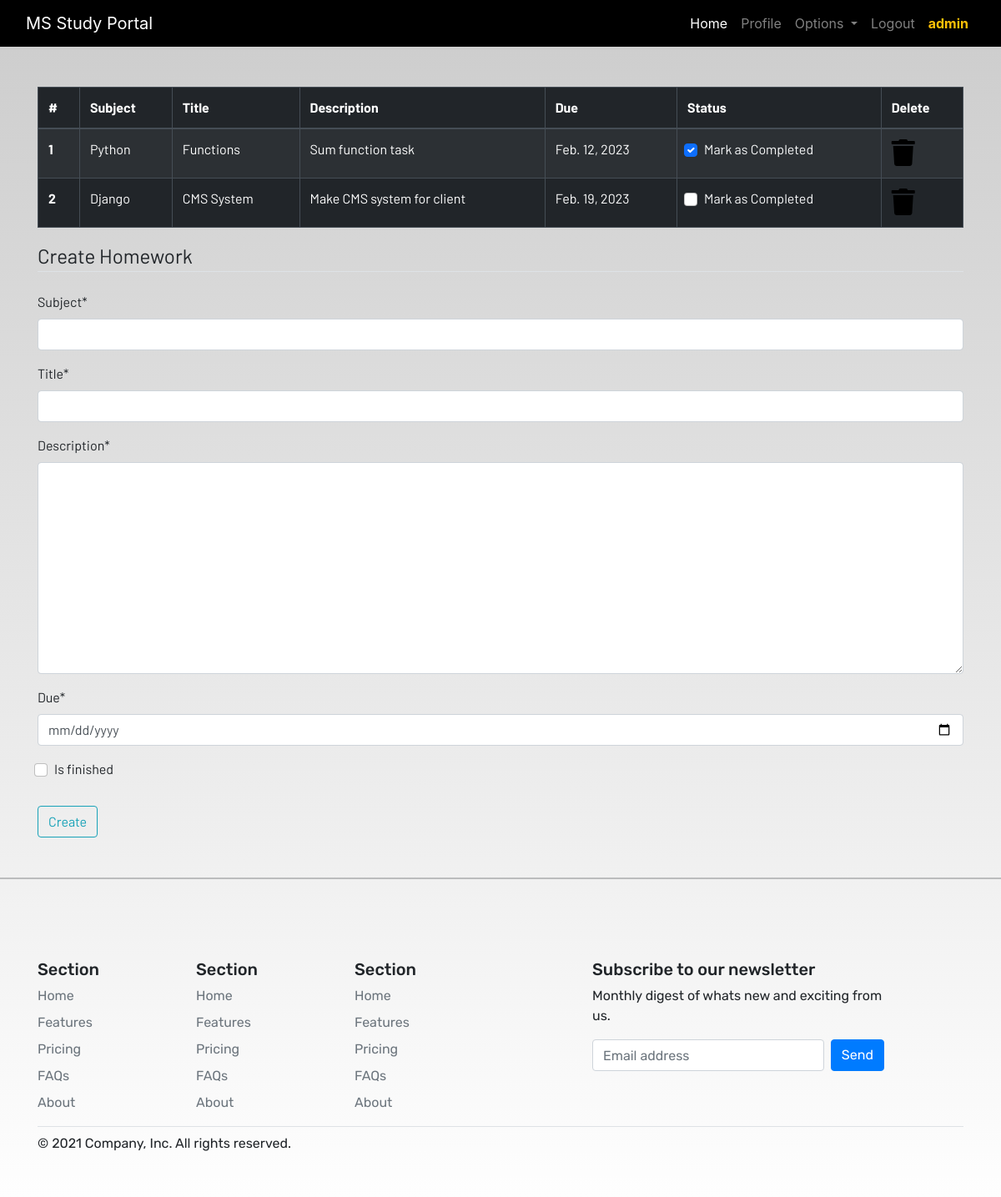
Screenshot of /homework/ (signed in) with the database file from the repository.
### dashboard/models.py (models this page shows, shortened)
class Homework(models.Model):
    user = models.ForeignKey(User, on_delete=models.CASCADE)
    subject = models.CharField(max_length=50)
    title = models.CharField(max_length=100)
    description = models.TextField()
    due = models.DateField()
    is_finished = models.BooleanField(default=False)

### dashboard/views.py (the view)
# urls.py: path('homework/', views.homework, name='homework'),
@login_required
def homework(request):
    if request.method=='POST':
        form = HomeworkForm(request.POST)
        if form.is_valid():
            try:
                finished = request.POST['is_finished']
                if finished == 'on':
                    finished = True
                else:
                    finished = False
            except:
                finished = False
            subject = form.cleaned_data['subject']
            title = form.cleaned_data['title']
            description = form.cleaned_data['description']
            due = form.cleaned_data['due']
            is_finished = form.cleaned_data['is_finished']
            s = Homework(user=request.user, subject=subject, title=title, description=description, due=due, is_finished=is_finished )
            s.save()
            messages.success(request, f'''Homework added from '{request.user}' successfully!''')
            form = HomeworkForm()
    else:
        form = HomeworkForm()
    homeworks = Homework.objects.filter(user=request.user)
    if len(homeworks) == 0:
        homework_done = True
    else:
        homework_done = False
    context = {'homeworks':homeworks, 'homework_done':homework_done, "form":form}
    return render(request, 'dashboard/homework.html',context)

### dashboard/forms.py
class HomeworkForm(forms.ModelForm):
    class Meta:
        model = Homework
        widgets = {'due': DateInput()}
        fields = ("subject", "title", "description", "due", "is_finished")

### dashboard/templates/dashboard/homework.html (shortened to what this page needs)
{% extends 'dashboard/base.html' %}
{% load static %}
{% load crispy_forms_tags %}
{% block content %}
<div class="container">
    {% if not homework_done %}
    <table class="table table-striped table-bordered table-hover table-dark">
        <thead>
            <tr>
                <th scope="col">#</th>
                <th scope="col">Subject</th>
                <th scope="col">Title</th>
                <th scope="col">Description</th>
                <th scope="col">Due</th>
                <th scope="col">Status</th>
                <th scope="col">Delete</th>
            </tr>
        </thead>
        <tbody>
            {% for homework in homeworks %}
                <tr>
                    <th scope="row">{{forloop.counter}}</th>
                    <td>{{homework.subject}}</td>
                    <td>{{homework.title}}</td>
                    <td>{{homework.description}}</td>
                    <td>{{homework.due}}</td>
                    <td>
                        <a href="{% url 'update-homework' homework.id %}">
                            <div class="form-check">
                                {% if homework.is_finished == True %}
                                    <input class="form-check-input" type="checkbox" value="" checked >
                                {% else %}
                                <input class="form-check-input" type="checkbox" value="" >
                                {% endif %}
                                <label class="form-check-label text-light" for="flexCheckDefault">
                                    Mark as Completed
                                </label>
                            </div>
                        </a>
                    </td>
                    <td>
                        <a href="{% url 'delete-homework' homework.id %}"><i class="fa fa-trash fa-2x"></i></a></td>
                </tr>
            {% endfor %}
        </tbody>
    </table>
    {% else %}
    <h4>All homeworks are completed!! Create to have more!!</h4>
    {% endif %}
</div>
<div class=" container">
    <form method="POST">
        <fieldset class="form-group">
            <legend class="border-bottom mb-4">Create Homework</legend>
            {{form|crispy}}
        </fieldset>
        <div class="form-group">
            <button href="" class="btn btn-outline-info" type="submit">
                Create
            </button>
        </div>
    </form>
</div>
{% endblock content %}

### dashboard/templates/dashboard/base.html (shortened to what this page needs)
<!DOCTYPE html>
{% load static %}
<html lang="en">
<head>
  <link href="https://cdn.jsdelivr.net/npm/bootstrap@5.1.3/dist/css/bootstrap.min.css" rel="stylesheet">
  <link rel="stylesheet" href="https://stackpath.bootstrapcdn.com/bootstrap/4.3.1/css/bootstrap.min.css"
 />
  <link rel="stylesheet" href="https://use.fontawesome.com/releases/v5.7.2/css/all.css"
 />
  <link rel="stylesheet" href="{% static 'css/main.css' %}" />
</head>
<body>
  <header>
    <nav class="navbar navbar-expand-lg navbar-dark bg-dark">
      <div class="container-fluid">
        <a class="navbar-brand" href="/">MS Study Portal</a>
        <div class="collapse navbar-collapse justify-content-end" id="navbarSupportedContent">
          <ul class="navbar-nav mb-2 mb-lg-0">
            <li class="nav-item">
              <a class="nav-link active" aria-current="page" href="/">Home</a>
            </li>
            {% if request.user.is_authenticated %}
              <li class="nav-item">
                <a class="nav-link" href="{% url 'profile' %}">Profile</a>
              </li>
            {% endif %}
            <li class="nav-item dropdown">
              <a class="nav-link dropdown-toggle" href="#" id="navbarDropdown" role="button" data-toggle="dropdown"
                aria-haspopup="true" aria-expanded="false">
                Options
              </a>
            </li>
            {% if request.user.is_authenticated %}
              <li class="nav-item">
                <a class="nav-link" href="{% url 'logout' %}">Logout</a>
              </li>
              <li class="nav-item">
                <a class="nav-link text-warning"><b>{{user.username}}</b></a>
              </li>
              {% endif %}
          </ul>
        </div>
      </div>
    </nav>
  </header>
  <br /><br />
  <main>
    {% block content %}
    {% endblock content %}
    <div class="b-example-divider my-5">
      <hr>
    </div>
<div class="container">
  <footer class="py-5">
    <div class="row">
      <div class="col-2">
        <h5>Section</h5>
        <ul class="nav flex-column">
          <li class="nav-item mb-2"><a href="#" class="nav-link p-0 text-muted">Home</a></li>
          <li class="nav-item mb-2"><a href="#" class="nav-link p-0 text-muted">Features</a></li>
          <li class="nav-item mb-2"><a href="#" class="nav-link p-0 text-muted">Pricing</a></li>
          <li class="nav-item mb-2"><a href="#" class="nav-link p-0 text-muted">FAQs</a></li>
          <li class="nav-item mb-2"><a href="#" class="nav-link p-0 text-muted">About</a></li>
        </ul>
      </div>
      <div class="col-2">
        <h5>Section</h5>
        <ul class="nav flex-column">
          <li class="nav-item mb-2"><a href="#" class="nav-link p-0 text-muted">Home</a></li>
          <li class="nav-item mb-2"><a href="#" class="nav-link p-0 text-muted">Features</a></li>
          <li class="nav-item mb-2"><a href="#" class="nav-link p-0 text-muted">Pricing</a></li>
          <li class="nav-item mb-2"><a href="#" class="nav-link p-0 text-muted">FAQs</a></li>
          <li class="nav-item mb-2"><a href="#" class="nav-link p-0 text-muted">About</a></li>
        </ul>
      </div>
      <div class="col-2">
        <h5>Section</h5>
        <ul class="nav flex-column">
          <li class="nav-item mb-2"><a href="#" class="nav-link p-0 text-muted">Home</a></li>
          <li class="nav-item mb-2"><a href="#" class="nav-link p-0 text-muted">Features</a></li>
          <li class="nav-item mb-2"><a href="#" class="nav-link p-0 text-muted">Pricing</a></li>
          <li class="nav-item mb-2"><a href="#" class="nav-link p-0 text-muted">FAQs</a></li>
          <li class="nav-item mb-2"><a href="#" class="nav-link p-0 text-muted">About</a></li>
        </ul>
      </div>
      <div class="col-4 offset-1">
        <form>
          <h5>Subscribe to our newsletter</h5>
          <p>Monthly digest of whats new and exciting from us.</p>
          <div class="d-flex w-100 gap-2">
            <input id="newsletter1" type="text" class="form-control" placeholder="Email address">
            <button class="btn btn-primary" type="button">Send</button>
          </div>
        </form>
      </div>
    </div>
    <div class="d-flex justify-content-between py-2 my-2 border-top">
      <p>&copy; 2021 Company, Inc. All rights reserved.</p>
      <ul class="list-unstyled d-flex">
        <li class="ms-3"><a class="link-dark" href="#"><svg class="bi" width="24" height="24"><use xlink:href="#twitter"/></svg></a></li>
        <li class="ms-3"><a class="link-dark" href="#"><svg class="bi" width="24" height="24"><use xlink:href="#instagram"/></svg></a></li>
        <li class="ms-3"><a class="link-dark" href="#"><svg class="bi" width="24" height="24"><use xlink:href="#facebook"/></svg></a></li>
      </ul>
    </div>
  </footer>
</div>
  </main>
</body>
</html>

### static/css/main.css (style rules this page uses)
html { scroll-behavior: smooth; height: 100%; width: 100%; }
main { font-family: Barlow, Quicksand, Rubik, sans-serif, serif, 'Times New Roman', Times, serif !important; }
footer { font-family: Rubik, sans-serif, serif, 'Times New Roman', Times, serif; }
.navbar { background-color: rgb(0, 0, 0) !important; }
a { text-decoration: none !important; color: black; }
html, body { max-width: 100%; overflow-x: hidden; height: 100%; width: 100%; }
body { background: linear-gradient(rgba(0, 0, 0, 0.2), rgba(255, 255, 255, 0.5)); overflow-x: hidden; background-repeat: no-repeat; }
.fa { color: black; }

### rows the page displays
Homework: subject "Python", title "Functions", description "Sum function task", due "Feb. 12, 2023"
Homework: subject "Django", title "CMS System", description "Make CMS system for client", due "Feb. 19, 2023"

### other values shown
{{ user.username }} "admin"
